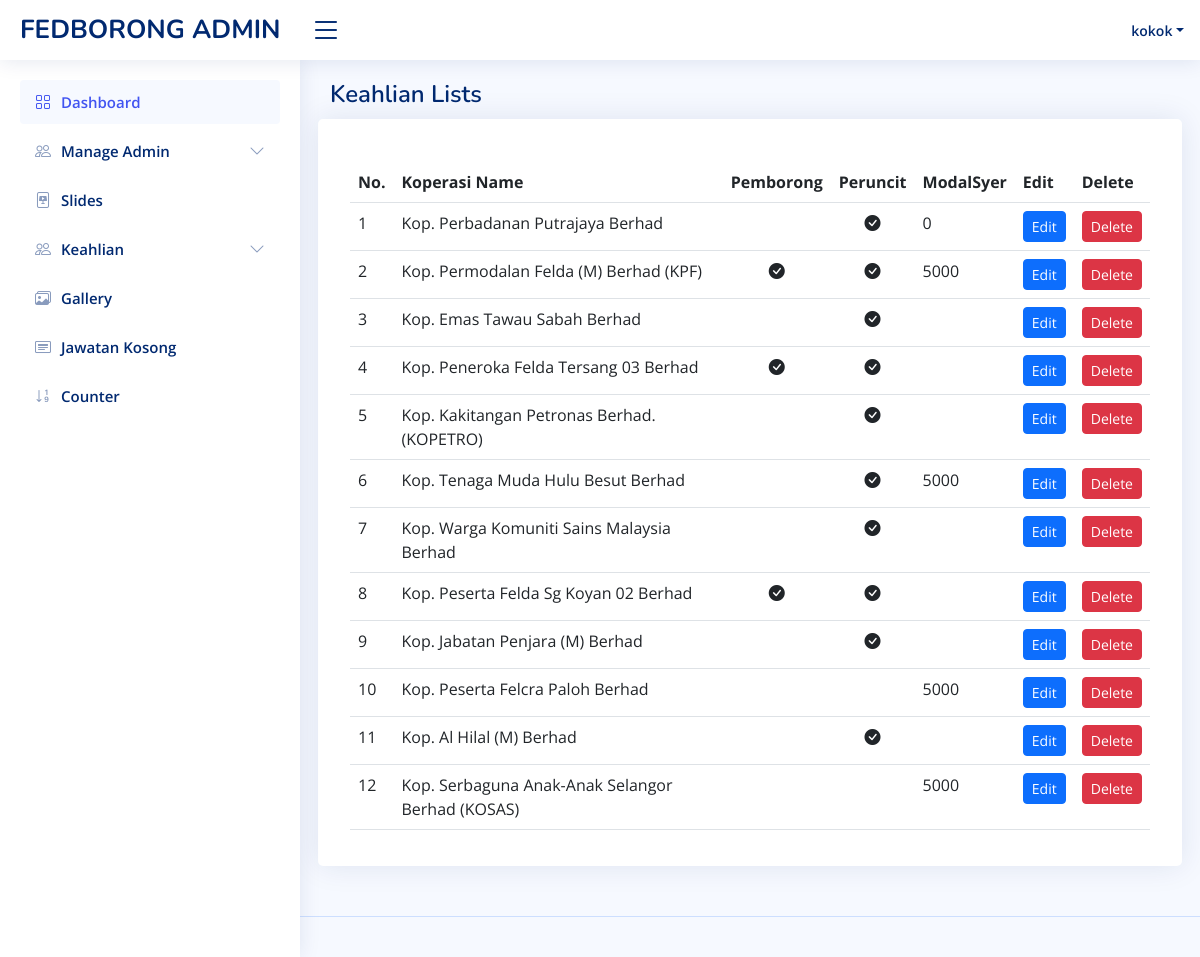
The app's page /admin-membership.php (signed in) with its own data.
### tables this page shows
CREATE TABLE `keahlian` (
  `Id` int(11) NOT NULL,
  `Koperasi` varchar(1000) NOT NULL,
  `Pemborong` tinyint(11) DEFAULT NULL COMMENT '1=Ya, 2= Tidak',
  `Peruncitan` tinyint(11) DEFAULT NULL COMMENT '1=Ya, 2=Tidak',
  `ModalSyer` float DEFAULT NULL
);

### admin-membership.php (the view, shortened to what this page needs)
<?php
    if(isset($_SESSION['username'])) {
?>
<?php
include 'admin/admin-header.php';
require('db_connect.php');
?>
<body>
<?php include 'admin-nav.php';?>
  <main id="main" class="main">
  <div class="pagetitle">
      <h1>Keahlian Lists</h1>
    </div>
    <section class="section">
      <div class="row">
      <div class="card">
            <div class="card-body">
              <h5 class="card-title"></h5>
              <table class="table">
                <thead>
                  <tr>
                    <th scope="col">No.</th>
                    <th scope="col">Koperasi Name</th>
                    <th scope="col">Pemborong</th>
                    <th scope="col">Peruncit</th>
                    <th scope="col">ModalSyer</th>
                    <th scope="col">Edit</th>
                    <th scope="col">Delete</th>
                  </tr>
                </thead>
                <tbody>
                  <?php
                  $count=1;
                  $sel_query="Select * from keahlian ORDER BY id desc;";
                  $result = mysqli_query($conn,$sel_query);
                  while($row = mysqli_fetch_assoc($result)) { ?>
                  <tr>
                    <td><?php echo $count; ?></td>
                    <td><?php echo $row['Koperasi'] ?></td>
                    <td class="text-center">
                    <?php
                    switch ($row['Pemborong']) {
                        case '1':
                            echo "<span> <i class='bi bi-check-circle-fill'></i></span>";
                            break;
                        case '2':
                            echo "<span> </span>";
                            break;
                    }
                    ?>
                </td>
                <td class="text-center">
                <?php
                switch ($row['Peruncitan']) {
                    case '1':
                        echo "<span> <i class='bi bi-check-circle-fill'></i></span>";
                        break;
                    case '2':
                        echo "<span></span>";
                        break;
                }
                ?>
                   </td>
                    <td><?php echo $row['ModalSyer'] ?></td>
                    <td><a href="admin-member-edit?id=<?php echo $row['Id'] ?>" class="btn btn-primary btn-sm">Edit</a></td>
                    <td>
                    <button type="button" class="btn btn-danger btn-sm" data-bs-toggle="modal" data-bs-target="#verticalycentered-<?php echo $row['Id'] ?>">
                     Delete
                    </button>
                    </td>
                  </tr>
                  <?php $count++; } ?>
                </tbody>
              </table>
            </div>
          </div>
      </div>
    </section>
  </main>
  <?php include 'admin/admin-footer.php' ?>
<?php
    } else {
        header("Location: ../Moderna/admin-login?error=login_first");
        exit();
    }
 ?>

### admin-assets/css/style.css (style rules this page uses)
:root { scroll-behavior: smooth; }
body { font-family: "Open Sans", sans-serif; background: #f6f9ff; color: #444444; }
a { color: #4154f1; text-decoration: none; }
h1, h2, h3, h4, h5, h6 { font-family: "Nunito", sans-serif; }
#main { margin-top: 60px; padding: 20px 30px; transition: all 0.3s; }
.pagetitle { margin-bottom: 10px; }
.pagetitle h1 { font-size: 24px; margin-bottom: 0; font-weight: 600; color: #012970; }
.card { margin-bottom: 30px; border: none; border-radius: 5px; box-shadow: 0px 0 30px rgba(1, 41, 112, 0.1); }
.card-title { padding: 20px 0 15px 0; font-size: 18px; font-weight: 500; color: #012970; font-family: "Poppins", sans-serif; }
.card-body { padding: 0 20px 20px 20px; }
@media (min-width: 1200px) { #main, #footer { margin-left: 300px; } }

### records on screen
keahlian: Koperasi "Kop. Perbadanan Putrajaya Berhad", Peruncitan 1 (drawn), ModalSyer "0"
keahlian: Koperasi "Kop. Permodalan Felda (M) Berhad (KPF)", Pemborong 1 (drawn), Peruncitan 1 (drawn), ModalSyer "5000"
keahlian: Koperasi "Kop. Emas Tawau Sabah Berhad", Peruncitan 1 (drawn)
keahlian: Koperasi "Kop. Peneroka Felda Tersang 03 Berhad", Pemborong 1 (drawn), Peruncitan 1 (drawn)
keahlian: Koperasi "Kop. Kakitangan Petronas Berhad. (KOPETRO)", Peruncitan 1 (drawn)
keahlian: Koperasi "Kop. Tenaga Muda Hulu Besut Berhad", Peruncitan 1 (drawn), ModalSyer "5000"
keahlian: Koperasi "Kop. Warga Komuniti Sains Malaysia Berhad", Peruncitan 1 (drawn)
keahlian: Koperasi "Kop. Peserta Felda Sg Koyan 02 Berhad", Pemborong 1 (drawn), Peruncitan 1 (drawn)
keahlian: Koperasi "Kop. Jabatan Penjara (M) Berhad", Peruncitan 1 (drawn)
keahlian: Koperasi "Kop. Peserta Felcra Paloh Berhad", ModalSyer "5000"
keahlian: Koperasi "Kop. Al Hilal (M) Berhad", Peruncitan 1 (drawn)
keahlian: Koperasi "Kop. Serbaguna Anak-Anak Selangor Berhad (KOSAS)", ModalSyer "5000"

### other values on screen
$_SESSION['username'] "kokok"
